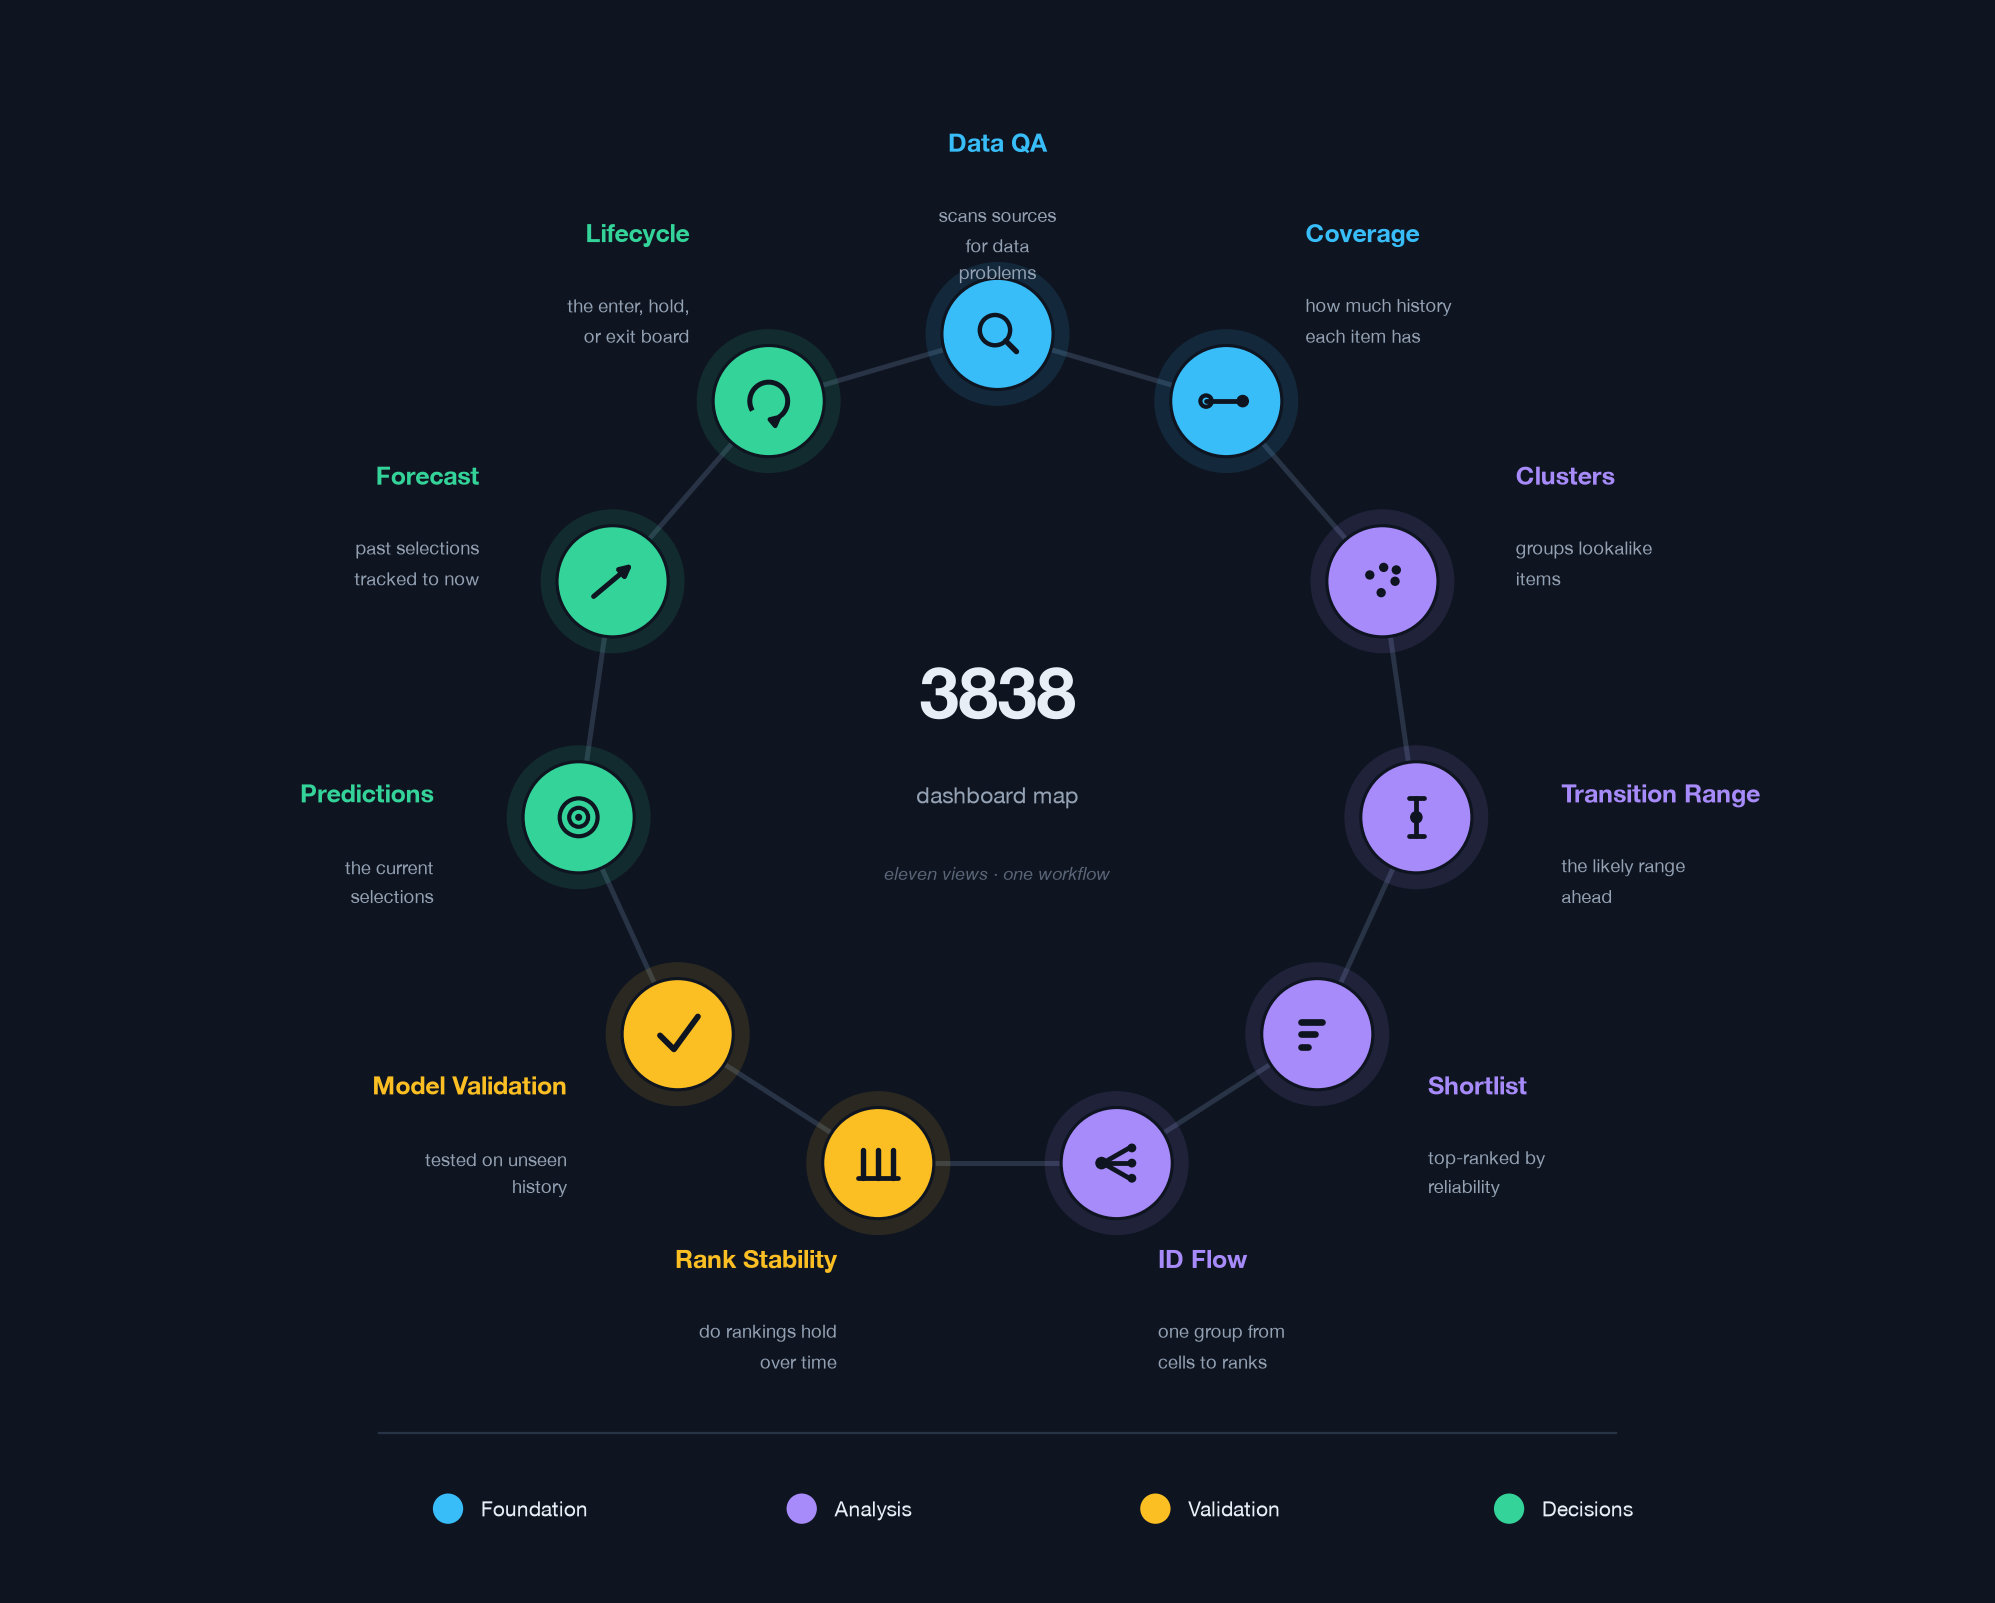

This chart was generated by the following Python code:
"""3838 dashboard tab map: a ring of the dashboard's eleven tabs.

Keeps the hand sketch's ring-of-nodes idea but treats it as a designed piece:
the tabs are arranged in workflow order and grouped into the four stages they
belong to (foundation -> analysis -> validation -> decisions), each stage its
own colour. Every node carries a small icon of what the tab does rather than a
bare number. Descriptions stay domain-agnostic on purpose.

Drawn with matplotlib. Output: tools/dashboard_tab_map.(png|svg).
"""
import math
import os
import textwrap

import matplotlib
matplotlib.use("Agg")
import matplotlib.pyplot as plt
from matplotlib.patches import Arc, Circle, FancyArrowPatch

matplotlib.rcParams["font.sans-serif"] = ["Helvetica Neue", "Helvetica",
                                          "Arial", "DejaVu Sans"]
matplotlib.rcParams["font.family"] = "sans-serif"

# ── palette: deep navy ground, one colour per workflow stage ──
BG      = "#0e1420"
INK     = "#e8eef6"
MUTED   = "#93a1b3"
FAINT   = "#5a6678"
RING    = "#283345"
FOUND   = "#38bdf8"   # foundation  · data health
ANALY   = "#a78bfa"   # analysis    · find & rank
VALID   = "#fbbf24"   # validation  · does it hold
DECIDE  = "#34d399"   # decisions   · act & track

HERE = os.path.dirname(os.path.abspath(__file__))

# icon-key, tab name, few-word agnostic description, stage colour.
# Order = the analytical workflow, clockwise from the top.
TABS = [
    ("magnifier", "Data QA",          "scans sources for data problems", FOUND),
    ("timeline",  "Coverage",         "how much history each item has",  FOUND),
    ("clusters",  "Clusters",         "groups lookalike items",          ANALY),
    ("range",     "Transition Range", "the likely range ahead",          ANALY),
    ("bars",      "Shortlist",        "top-ranked by reliability",       ANALY),
    ("flow",      "ID Flow",          "one group from cells to ranks",   ANALY),
    ("levels",    "Rank Stability",   "do rankings hold over time",      VALID),
    ("check",     "Model Validation", "tested on unseen history",        VALID),
    ("target",    "Predictions",      "the current selections",          DECIDE),
    ("forecast",  "Forecast",         "past selections tracked to now",  DECIDE),
    ("loop",      "Lifecycle",        "the enter, hold, or exit board",  DECIDE),
]

STAGES = [("Foundation", FOUND), ("Analysis", ANALY),
          ("Validation", VALID), ("Decisions", DECIDE)]


# ── icons: simple knockout glyphs drawn in the ground colour ──
def _icon(ax, key, x, y):
    ko = BG
    z = 6
    def line(xs, ys, lw=2.3):
        ax.plot(xs, ys, color=ko, lw=lw, solid_capstyle="round",
                solid_joinstyle="round", zorder=z)
    def dot(cx, cy, r):
        ax.add_patch(Circle((cx, cy), r, facecolor=ko, edgecolor="none", zorder=z))
    def ring(cx, cy, r, lw=2.1):
        ax.add_patch(Circle((cx, cy), r, facecolor="none", edgecolor=ko, lw=lw, zorder=z))

    if key == "magnifier":
        ring(x - 0.02, y + 0.03, 0.12)
        line([x + 0.065, x + 0.15], [y - 0.055, y - 0.14], lw=2.6)
    elif key == "timeline":
        line([x - 0.16, x + 0.16], [y, y])
        ring(x - 0.16, y, 0.045, lw=2.0)
        dot(x + 0.13, y, 0.05)
    elif key == "clusters":
        for dx, dy in [(-0.10, 0.05), (0.01, 0.11), (0.10, 0.0),
                       (-0.01, -0.09), (0.11, 0.09)]:
            dot(x + dx, y + dy, 0.037)
    elif key == "range":
        line([x, x], [y - 0.15, y + 0.15])
        line([x - 0.06, x + 0.06], [y + 0.15, y + 0.15])
        line([x - 0.06, x + 0.06], [y - 0.15, y - 0.15])
        dot(x, y, 0.05)
    elif key == "bars":
        for ln, yo in [(0.17, 0.10), (0.115, 0.0), (0.06, -0.10)]:
            line([x - 0.13, x - 0.13 + ln], [y + yo, y + yo], lw=3.2)
    elif key == "levels":
        for dx in (-0.12, 0.0, 0.12):                 # equal-height bars = holds steady
            line([x + dx, x + dx], [y - 0.12, y + 0.10], lw=2.6)
        line([x - 0.16, x + 0.16], [y - 0.12, y - 0.12])
    elif key == "check":
        line([x - 0.14, x - 0.03, x + 0.16], [y - 0.01, y - 0.12, y + 0.14], lw=2.8)
    elif key == "target":
        ring(x, y, 0.15, lw=2.0)
        ring(x, y, 0.075, lw=2.0)
        dot(x, y, 0.028)
    elif key == "forecast":
        ax.add_patch(FancyArrowPatch((x - 0.15, y - 0.12), (x + 0.16, y + 0.14),
                     arrowstyle="-|>", mutation_scale=11, lw=2.4,
                     color=ko, shrinkA=0, shrinkB=0, zorder=z))
    elif key == "flow":                               # one group fans out to its ranks
        for yo in (0.12, 0.0, -0.12):
            line([x - 0.11, x + 0.10], [y, y + yo])
            dot(x + 0.12, y + yo, 0.035)
        dot(x - 0.12, y, 0.05)
    elif key == "loop":
        ax.add_patch(Arc((x, y), 0.30, 0.30, angle=0, theta1=-50, theta2=210,
                         color=ko, lw=2.4, zorder=z))
        th = math.radians(-50)
        ex, ey = x + 0.15 * math.cos(th), y + 0.15 * math.sin(th)
        tx, ty = -math.sin(th), math.cos(th)          # clockwise tangent
        ax.add_patch(FancyArrowPatch((ex - 0.01 * tx, ey - 0.01 * ty),
                     (ex + 0.02 * tx, ey + 0.02 * ty), arrowstyle="-|>",
                     mutation_scale=10, lw=2.2, color=ko, shrinkA=0, shrinkB=0, zorder=z))


def build(ax):
    ax.set_xlim(-7.6, 7.6)
    ax.set_ylim(-6.4, 5.7)
    ax.set_aspect("equal")
    ax.axis("off")

    n = len(TABS)
    R = 3.35
    r_node = 0.44
    angles = [math.radians(90 - i * (360 / n)) for i in range(n)]
    pos = [(R * math.cos(a), R * math.sin(a)) for a in angles]

    # ring joining the nodes (under everything)
    for i in range(n):
        x0, y0 = pos[i]
        x1, y1 = pos[(i + 1) % n]
        ax.plot([x0, x1], [y0, y1], color=RING, lw=2.4, zorder=1,
                solid_capstyle="round")

    # nodes: soft glow + filled stage-colour disc + knockout icon
    for (key, name, desc, col), (x, y) in zip(TABS, pos):
        ax.add_patch(Circle((x, y), r_node + 0.13, facecolor=col, alpha=0.12,
                            edgecolor="none", zorder=2))
        ax.add_patch(Circle((x, y), r_node, facecolor=col, edgecolor=BG,
                            linewidth=1.5, zorder=3))
        _icon(ax, key, x, y)

    # labels: stage-colour name + muted agnostic description
    push = r_node + 0.72
    for a, (x, y), (key, name, desc, col) in zip(angles, pos, TABS):
        ca, sa = math.cos(a), math.sin(a)
        cx, cy = x + push * ca, y + push * sa
        ha = "left" if ca > 0.25 else "right" if ca < -0.25 else "center"
        ax.text(cx, cy + 0.24, name, ha=ha, va="bottom", color=col,
                fontsize=12, fontweight="bold", zorder=5)
        ax.text(cx, cy - 0.12, textwrap.fill(desc, 16), ha=ha, va="top",
                color=MUTED, fontsize=8.8, zorder=5, linespacing=1.35)

    # center hub
    ax.text(0, 0.52, "3838", ha="center", va="center", color=INK,
            fontsize=34, fontweight="bold", zorder=5)
    ax.text(0, -0.30, "dashboard map", ha="center", va="center", color=MUTED,
            fontsize=11, zorder=5)
    ax.text(0, -0.92, "eleven views · one workflow", ha="center", va="center",
            color=FAINT, fontsize=8.5, style="italic", zorder=5)

    # stage legend along the bottom
    ax.plot([-4.9, 4.9], [-5.35, -5.35], color=RING, lw=1.1, zorder=1)
    xs = [-4.35, -1.55, 1.25, 4.05]
    for (label, col), lx in zip(STAGES, xs):
        ax.add_patch(Circle((lx, -5.95), 0.12, facecolor=col, edgecolor="none",
                            zorder=5))
        ax.text(lx + 0.26, -5.95, label, ha="left", va="center", color=INK,
                fontsize=10, zorder=5)


def main():
    fig, ax = plt.subplots(figsize=(12.8, 10.4), dpi=150)
    fig.patch.set_facecolor(BG)
    ax.set_facecolor(BG)
    build(ax)
    fig.subplots_adjust(left=0, right=1, top=1, bottom=0)
    base = os.path.join(HERE, "dashboard_tab_map")
    fig.savefig(base + ".png", facecolor=BG, bbox_inches="tight", pad_inches=0.25)
    fig.savefig(base + ".svg", facecolor=BG, bbox_inches="tight", pad_inches=0.25)
    print(f"wrote {base}.png and {base}.svg")


if __name__ == "__main__":
    main()
